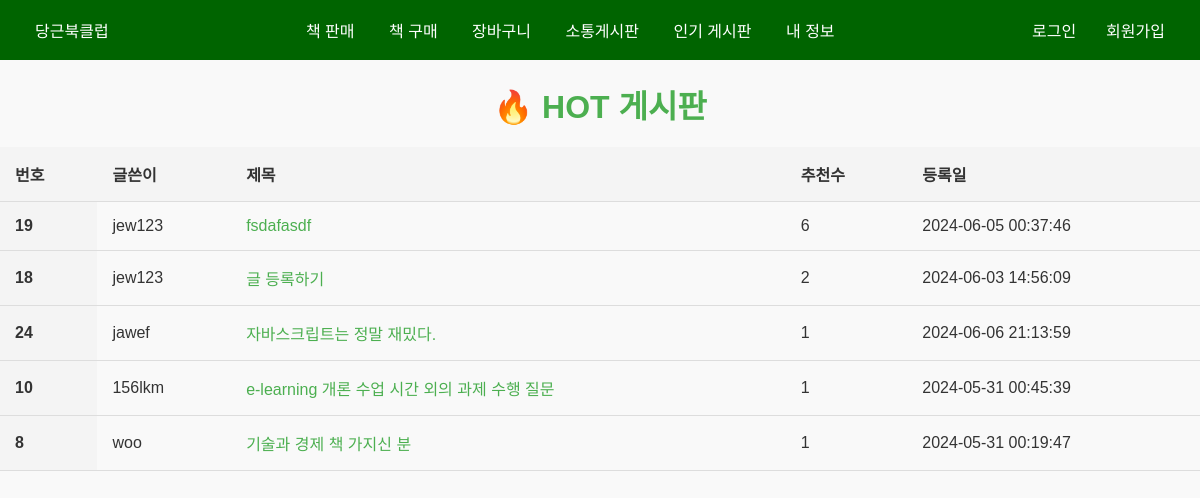
/carrot-bookclub/hotboard.php, run on the app's committed database.
### tables this page shows
CREATE TABLE `board` (
  `bid` int(11) NOT NULL,
  `userid` varchar(45) DEFAULT NULL,
  `subject` varchar(245) DEFAULT NULL,
  `content` text DEFAULT NULL,
  `regdate` datetime DEFAULT current_timestamp(),
  `modifydate` datetime DEFAULT NULL,
  `status` tinyint(1) DEFAULT 1,
  `parent_id` int(11) DEFAULT NULL,
  `likes` int(11) NOT NULL DEFAULT 0
);

### carrot-bookclub/hotboard.php (the view, shortened to what this page needs)
<?php
include $_SERVER["DOCUMENT_ROOT"]."/course/components/header.php";
$sql = "select * from board where 1=1";
$sql .= " and status=1";
$sql .= $search_where;
$order = " order by bid desc";
$query = $sql.$order;
$result = $mysqli->query($query) or die("query error => ".$mysqli->error);
while($rs = $result->fetch_object()){
    $rsc[]=$rs;
}
?>
<head>
    <link href="css/navbar.css" rel="stylesheet">
    <link href="css/board.css" rel="stylesheet">
</head>
<body>
    <div class="navbar">
        <div class="nav-container">
            <div class=logo>
                <a href="/course/index.php">당근북클럽</a>
            </div>
            <div class="function">
                <a href="/course/sell.php">책 판매</a>
                <a href="/course/items.php">책 구매</a>
                <a href="/course/cart.php">장바구니</a>
                <a href="/course/board.php">소통게시판</a>
                <a href="/course/hotboard.php">인기 게시판</a>
                <a href="/course/mypage.php">내 정보</a>
            </div>
            <div class="login">
                <?php if (!isset($_SESSION['UID'])) { ?>
                <a href="/course/member/login.php">로그인</a>
                <a href="/course/member/signup.php">회원가입</a>
                <?php } else { ?>
                <a href="/course/member/logout.php">로그아웃</a>
                <?php } ?>
            </div>
        </div>
    </div>
    <h1>🔥 HOT 게시판</h1>
    <div class="board-wrapper-hot">
        <table class="table">
            <thead>
                <tr>
                    <th scope="col">번호</th>
                    <th scope="col">글쓴이</th>
                    <th scope="col">제목</th>
                    <th scope="col">추천수</th>
                    <th scope="col">등록일</th>
                </tr>
            </thead>
            <tbody>
                <?php
                usort($rsc, "cmp");
                    for($i=0; $i<count($rsc); $i++){
                    if($i==5) break;
                ?>
                <tr>
                    <th scope="row"><?php echo $rsc[$i]->bid?></th>
                    <td><?php echo $rsc[$i]->userid?></td>
                    <td><a class="post"
                            href="/course/boardView.php?bid=<?php echo $rsc[$i]->bid?>"><?php echo $rsc[$i]->subject?></a>
                    </td>
                    <td><?php echo $rsc[$i]->likes?></td>
                    <td><?php echo $rsc[$i]->regdate?></td>
                </tr>
                <?php
                }
                ?>
            </tbody>
        </table>
    </div>
</body>

### carrot-bookclub/css/navbar.css (style rules this page uses)
body { background-color: white; }
.nav-container { margin: 0 auto; padding: 20px; display: flex; justify-content: space-between; }
.navbar { background-color: darkgreen; color: #fff; padding: 18px; }
.navbar a { color: #fff; text-decoration: none; margin-right: 40px; }
.login { display: flex; justify-content: space-between; align-items: center; }

### carrot-bookclub/css/board.css (style rules this page uses)
body { font-family: "Arial", sans-serif; margin: 0; padding: 0; background-color: #f9f9f9; color: #333; }
.navbar { background-color: darkgreen; padding: 18px 0; color: white; }
.nav-container { display: flex; justify-content: space-between; align-items: center; max-width: 1200px; margin: 0 auto; padding: 0 20px; }
.logo a, .function a, .login a { color: white; text-decoration: none; margin: 0 15px; }
h1 { text-align: center; color: #4caf50; margin-bottom: 20px; }
.table { width: 100%; border-collapse: collapse; margin: 20px 0; }
.table th, .table td { padding: 15px; border-bottom: 1px solid #ddd; text-align: left; }
.table th { background-color: #f4f4f4; font-weight: bold; }
.post { text-decoration: none; color: #4caf50; }

### data on the page
board: bid "19", userid "jew123", subject "fsdafasdf", likes "6", regdate "2024-06-05 00:37:46"
board: bid "18", userid "jew123", subject "글 등록하기", likes "2", regdate "2024-06-03 14:56:09"
board: bid "24", userid "jawef", subject "자바스크립트는 정말 재밌다.", likes "1", regdate "2024-06-06 21:13:59"
board: bid "10", userid "156lkm", subject "e-learning 개론 수업 시간 외의 과제 수행 질문", likes "1", regdate "2024-05-31 00:45:39"
board: bid "8", userid "woo", subject "기술과 경제 책 가지신 분", likes "1", regdate "2024-05-31 00:19:47"
